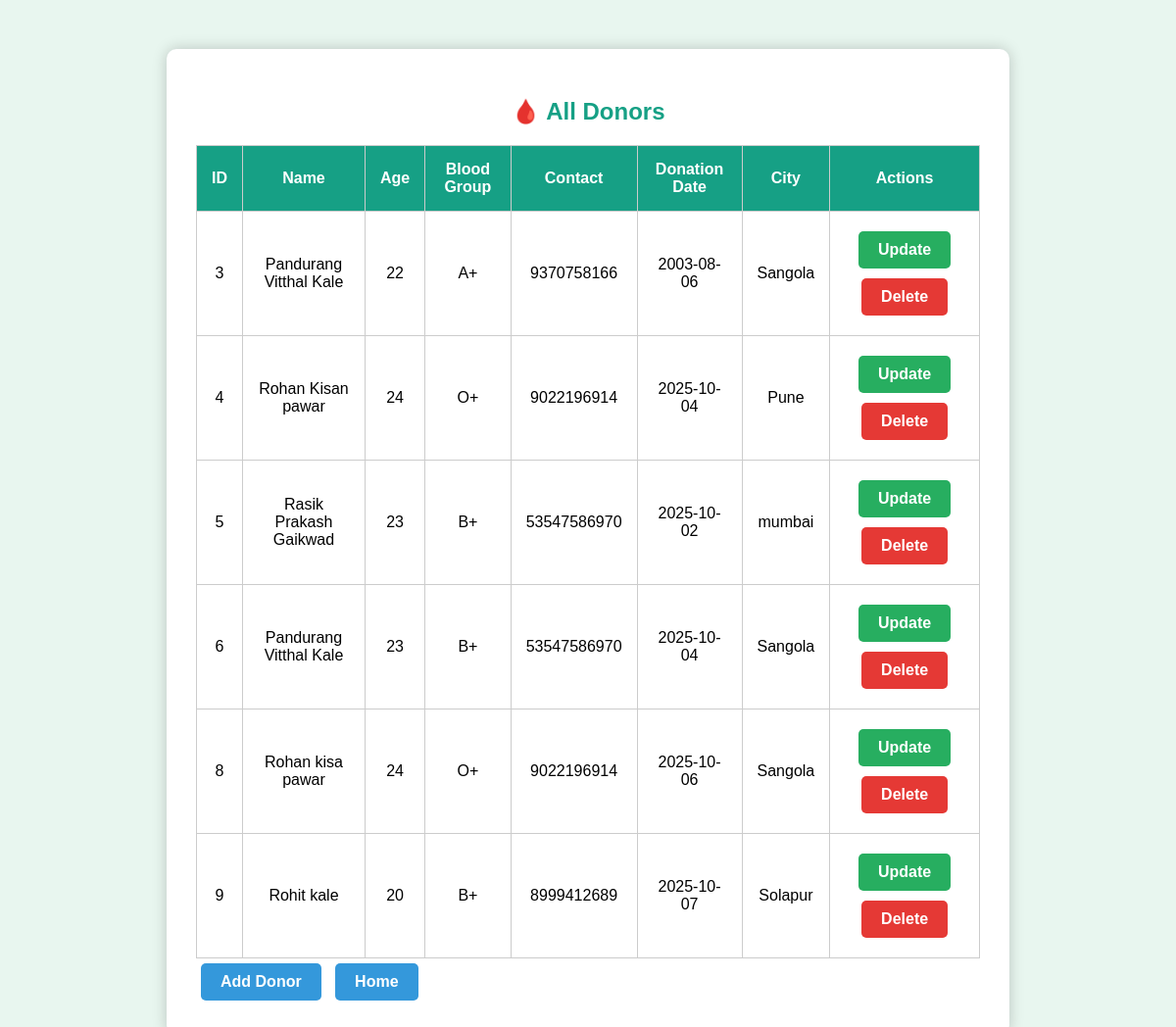
The page /show (signed in) on the database its author committed.
### tables this page shows
CREATE TABLE donors(
            id INTEGER PRIMARY KEY AUTOINCREMENT,
            name TEXT NOT NULL,
            age INTEGER NOT NULL,
            blood_group TEXT NOT NULL,
            donation_date TEXT NOT NULL,
            contact TEXT NOT NULL,
            city TEXT NOT NULL
        );

### app.py (the view)
@app.route('/show')
def show():
    if 'user' not in session:
        return redirect(url_for('login'))
    conn = get_db_connection()
    c = conn.cursor()
    c.execute("SELECT * FROM donors")
    donors = c.fetchall()
    conn.close()
    return render_template('show.html', donors=donors)

### app.py (called while the page is built)
def get_db_connection():
    conn = sqlite3.connect(DB_NAME)
    conn.row_factory = sqlite3.Row
    return conn

### templates/show.html (shortened to what this page needs)
<!DOCTYPE html>
<html>
<head>
    <link rel="stylesheet" href="{{ url_for('static', filename='style.css') }}">
</head>
<body>
    <div class="container">
        <h2>🩸 All Donors</h2>
        <table>
            <tr>
                <th>ID</th>
                <th>Name</th>
                <th>Age</th>
                <th>Blood Group</th>
                <th>Contact</th>
                <th>Donation Date</th>
                <th>City</th>
                <th>Actions</th>
            </tr>
            {% for donor in donors %}
            <tr>
                <td>{{ donor['id'] }}</td>
                <td>{{ donor['name'] }}</td>
                <td>{{ donor['age'] }}</td>
                <td>{{ donor['blood_group'] }}</td>
                <td>{{ donor['contact'] }}</td>
                <td>{{ donor['donation_date'] }}</td>
                <td>{{ donor['city'] }}</td>
                <td>
                    <a href="{{ url_for('update', id=donor['id']) }}" class="btn update">Update</a>
                    <a href="{{ url_for('delete', id=donor['id']) }}" class="btn delete">Delete</a>
                </td>
            </tr>
            {% endfor %}
        </table>
         <a href="{{ url_for('add') }}" class="btn">Add Donor</a>
        <a href="{{ url_for('home') }}" class="btn">Home</a>
    </div>
</body>
</html>

### static/style.css (style rules this page uses)
body { font-family: Arial, sans-serif; background: #E8F6EF; margin: 0; padding: 0; }
.container { width: 800px; margin: 50px auto; background: white; padding: 30px; border-radius: 10px; box-shadow: 0 0 15px rgba(0,0,0,0.2); }
h1, h2, h3 { color: #16A085; text-align: center; }
.btn { display: inline-block; padding: 10px 20px; margin: 5px; text-decoration: none; color: white; border-radius: 5px; background: #3498DB; font-weight: bold; }
.btn.update { background: #27AE60; }
.btn.delete { background: #E53935; }
table { width: 100%; border-collapse: collapse; margin-top: 20px; font-size: 16px; }
th, td { padding: 15px; text-align: center; border: 1px solid #ccc; }
th { background-color: #16A085; color: white; }

### rows shown on the page
donors: id "3", name "Pandurang Vitthal Kale", age "22", blood_group "A+", contact "9370758166", donation_date "2003-08-06", city "Sangola"
donors: id "4", name "Rohan Kisan pawar", age "24", blood_group "O+", contact "9022196914", donation_date "2025-10-04", city "Pune"
donors: id "5", name "Rasik Prakash Gaikwad", age "23", blood_group "B+", contact "53547586970", donation_date "2025-10-02", city "mumbai"
donors: id "6", name "Pandurang Vitthal Kale", age "23", blood_group "B+", contact "53547586970", donation_date "2025-10-04", city "Sangola"
donors: id "8", name "Rohan kisa pawar", age "24", blood_group "O+", contact "9022196914", donation_date "2025-10-06", city "Sangola"
donors: id "9", name "Rohit kale", age "20", blood_group "B+", contact "8999412689", donation_date "2025-10-07", city "Solapur"
